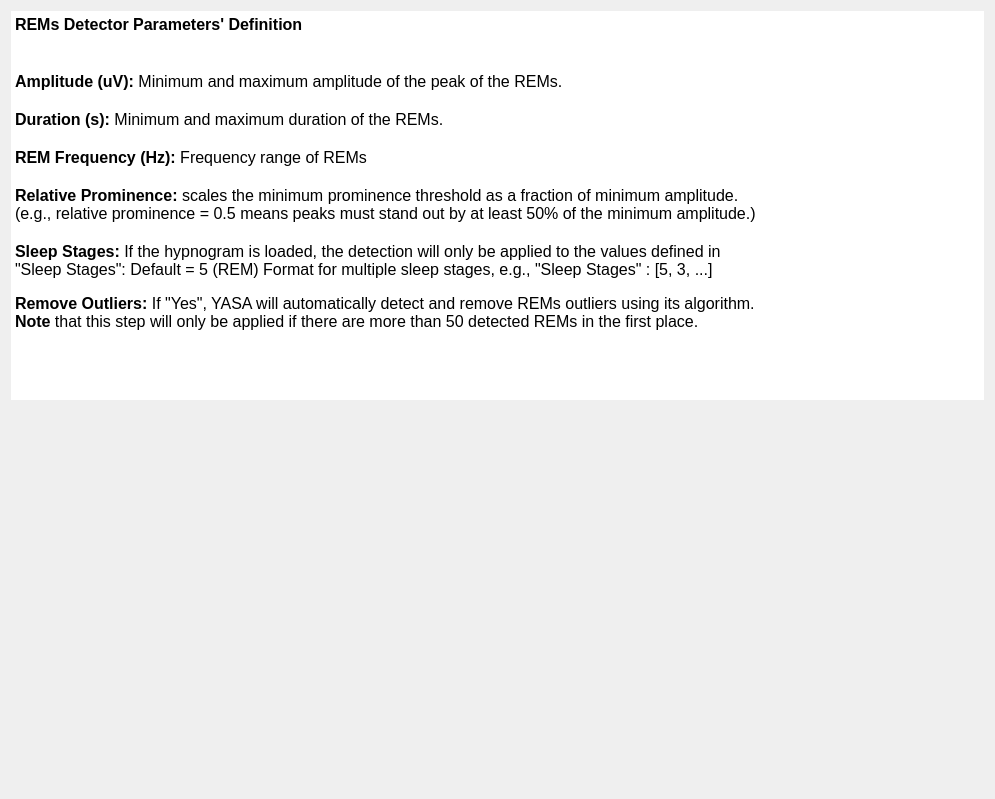
<?xml version="1.0" encoding="UTF-8"?>
<ui version="4.0">
 <class>ParametersDescription</class>
 <widget class="QWidget" name="ParametersDescription">
  <property name="geometry">
   <rect>
    <x>0</x>
    <y>0</y>
    <width>995</width>
    <height>799</height>
   </rect>
  </property>
  <property name="windowTitle">
   <string>Form</string>
  </property>
  <property name="styleSheet">
   <string notr="true">font: 10pt &quot;Roboto-Regular&quot;; QLabel {background-color: rgb(255, 255, 255);}</string>
  </property>
  <layout class="QVBoxLayout" name="verticalLayout_4">
   <item>
    <layout class="QGridLayout" name="gridLayout">
     <item row="0" column="0">
      <widget class="QTextEdit" name="textEdit">
       <property name="frameShape">
        <enum>QFrame::Shape::NoFrame</enum>
       </property>
       <property name="frameShadow">
        <enum>QFrame::Shadow::Plain</enum>
       </property>
       <property name="lineWidth">
        <number>0</number>
       </property>
       <property name="readOnly">
        <bool>true</bool>
       </property>
       <property name="html">
        <string>&lt;!DOCTYPE HTML PUBLIC &quot;-//W3C//DTD HTML 4.0//EN&quot; &quot;http://www.w3.org/TR/REC-html40/strict.dtd&quot;&gt;
&lt;html&gt;&lt;head&gt;&lt;meta name=&quot;qrichtext&quot; content=&quot;1&quot; /&gt;&lt;meta charset=&quot;utf-8&quot; /&gt;&lt;style type=&quot;text/css&quot;&gt;
p, li { white-space: pre-wrap; }
hr { height: 1px; border-width: 0; }
li.unchecked::marker { content: &quot;\2610&quot;; }
li.checked::marker { content: &quot;\2612&quot;; }
&lt;/style&gt;&lt;/head&gt;&lt;body style=&quot; font-family:'Roboto-Regular'; font-size:10pt; font-weight:400; font-style:normal;&quot;&gt;
&lt;p style=&quot; margin-top:0px; margin-bottom:0px; margin-left:0px; margin-right:0px; -qt-block-indent:0; text-indent:0px;&quot;&gt;&lt;span style=&quot; font-size:12pt; font-weight:700;&quot;&gt;REMs Detector Parameters' Definition&lt;/span&gt;&lt;/p&gt;
&lt;p style=&quot;-qt-paragraph-type:empty; margin-top:0px; margin-bottom:0px; margin-left:0px; margin-right:0px; -qt-block-indent:0; text-indent:0px; font-size:12pt; font-weight:700;&quot;&gt;&lt;br /&gt;&lt;/p&gt;
&lt;p style=&quot;-qt-paragraph-type:empty; margin-top:0px; margin-bottom:0px; margin-left:0px; margin-right:0px; -qt-block-indent:0; text-indent:0px; font-size:12pt; font-weight:700;&quot;&gt;&lt;br /&gt;&lt;/p&gt;
&lt;p style=&quot; margin-top:0px; margin-bottom:0px; margin-left:0px; margin-right:0px; -qt-block-indent:0; text-indent:0px;&quot;&gt;&lt;span style=&quot; font-size:12pt; font-weight:700;&quot;&gt;Amplitude (uV): &lt;/span&gt;&lt;span style=&quot; font-size:12pt;&quot;&gt;Minimum and maximum amplitude of the peak of the REMs.&lt;/span&gt;&lt;/p&gt;
&lt;p style=&quot;-qt-paragraph-type:empty; margin-top:0px; margin-bottom:0px; margin-left:0px; margin-right:0px; -qt-block-indent:0; text-indent:0px; font-size:12pt; font-weight:700;&quot;&gt;&lt;br /&gt;&lt;/p&gt;
&lt;p style=&quot; margin-top:0px; margin-bottom:0px; margin-left:0px; margin-right:0px; -qt-block-indent:0; text-indent:0px;&quot;&gt;&lt;span style=&quot; font-size:12pt; font-weight:700;&quot;&gt;Duration (s): &lt;/span&gt;&lt;span style=&quot; font-size:12pt;&quot;&gt;Minimum and maximum duration of the REMs.&lt;/span&gt;&lt;/p&gt;
&lt;p style=&quot;-qt-paragraph-type:empty; margin-top:0px; margin-bottom:0px; margin-left:0px; margin-right:0px; -qt-block-indent:0; text-indent:0px; font-size:12pt; font-weight:700;&quot;&gt;&lt;br /&gt;&lt;/p&gt;
&lt;p style=&quot; margin-top:0px; margin-bottom:0px; margin-left:0px; margin-right:0px; -qt-block-indent:0; text-indent:0px;&quot;&gt;&lt;span style=&quot; font-size:12pt; font-weight:700;&quot;&gt;REM Frequency (Hz): &lt;/span&gt;&lt;span style=&quot; font-size:12pt;&quot;&gt;Frequency range of REMs&lt;/span&gt;&lt;/p&gt;
&lt;p style=&quot;-qt-paragraph-type:empty; margin-top:0px; margin-bottom:0px; margin-left:0px; margin-right:0px; -qt-block-indent:0; text-indent:0px; font-size:12pt; font-weight:700;&quot;&gt;&lt;br /&gt;&lt;/p&gt;
&lt;p style=&quot; margin-top:0px; margin-bottom:0px; margin-left:0px; margin-right:0px; -qt-block-indent:0; text-indent:0px;&quot;&gt;&lt;span style=&quot; font-size:12pt; font-weight:700;&quot;&gt;Relative Prominence: &lt;/span&gt;&lt;span style=&quot; font-size:12pt;&quot;&gt;scales the minimum prominence threshold as a fraction of minimum amplitude.&lt;br /&gt;(e.g., relative prominence = 0.5 means peaks must stand out by at least 50% of the minimum amplitude.)&lt;/span&gt;&lt;/p&gt;
&lt;p style=&quot;-qt-paragraph-type:empty; margin-top:0px; margin-bottom:0px; margin-left:0px; margin-right:0px; -qt-block-indent:0; text-indent:0px; font-size:12pt; font-weight:700;&quot;&gt;&lt;br /&gt;&lt;/p&gt;
&lt;p style=&quot; margin-top:0px; margin-bottom:0px; margin-left:0px; margin-right:0px; -qt-block-indent:0; text-indent:0px;&quot;&gt;&lt;span style=&quot; font-size:12pt; font-weight:700;&quot;&gt;Sleep Stages: &lt;/span&gt;&lt;span style=&quot; font-size:12pt;&quot;&gt;If the hypnogram is loaded, the detection will only be applied to the values defined in&lt;br /&gt;&amp;quot;Sleep Stages&amp;quot;: Default = 5 (REM) Format for multiple sleep stages, e.g., &amp;quot;Sleep Stages&amp;quot; : [5, 3, ...]&lt;/span&gt;&lt;/p&gt;
&lt;p style=&quot;-qt-paragraph-type:empty; margin-top:0px; margin-bottom:0px; margin-left:0px; margin-right:0px; -qt-block-indent:0; text-indent:0px;&quot;&gt;&lt;br /&gt;&lt;/p&gt;
&lt;p style=&quot; margin-top:0px; margin-bottom:0px; margin-left:0px; margin-right:0px; -qt-block-indent:0; text-indent:0px;&quot;&gt;&lt;span style=&quot; font-size:12pt; font-weight:700;&quot;&gt;Remove Outliers: &lt;/span&gt;&lt;span style=&quot; font-size:12pt;&quot;&gt;If &amp;quot;Yes&amp;quot;, YASA will automatically detect and remove REMs outliers using its algorithm.&lt;br /&gt;&lt;/span&gt;&lt;span style=&quot; font-size:12pt; font-weight:600;&quot;&gt;Note&lt;/span&gt;&lt;span style=&quot; font-size:12pt;&quot;&gt; that this step will only be applied if there are more than 50 detected REMs in the first place.&lt;/span&gt;&lt;/p&gt;&lt;/body&gt;&lt;/html&gt;</string>
       </property>
      </widget>
     </item>
     <item row="1" column="0">
      <spacer name="verticalSpacer">
       <property name="orientation">
        <enum>Qt::Orientation::Vertical</enum>
       </property>
       <property name="sizeHint" stdset="0">
        <size>
         <width>20</width>
         <height>40</height>
        </size>
       </property>
      </spacer>
     </item>
    </layout>
   </item>
  </layout>
 </widget>
 <resources>
  <include location="../../../../../snooz-toolbox/src/main/python/ui/themes/themes.qrc"/>
 </resources>
 <connections/>
 <slots>
  <slot>on_choose()</slot>
  <slot>on_input_format_changed()</slot>
 </slots>
</ui>
